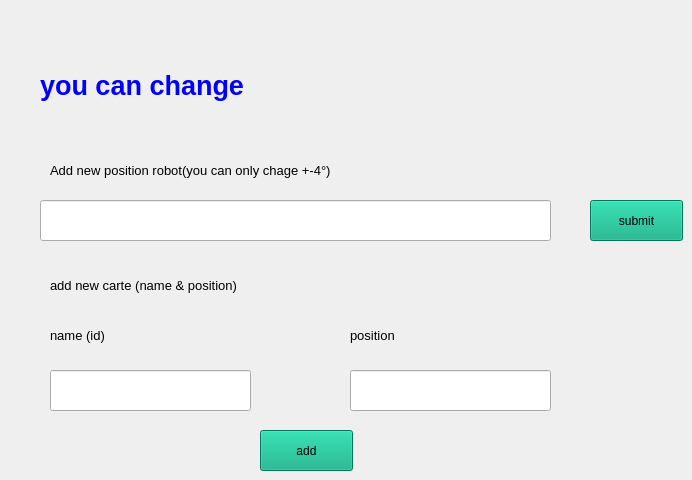
         <widget class="QWidget" name="sitting_page">
          <widget class="QLabel" name="label_25">
           <property name="geometry">
            <rect>
             <x>40</x>
             <y>50</y>
             <width>291</width>
             <height>71</height>
            </rect>
           </property>
           <property name="font">
            <font>
             <pointsize>20</pointsize>
             <weight>75</weight>
             <bold>true</bold>
            </font>
           </property>
           <property name="styleSheet">
            <string notr="true">color: rgb(0, 0, 255);</string>
           </property>
           <property name="text">
            <string>you can change </string>
           </property>
          </widget>
          <widget class="QLabel" name="label_8">
           <property name="geometry">
            <rect>
             <x>50</x>
             <y>155</y>
             <width>481</width>
             <height>31</height>
            </rect>
           </property>
           <property name="font">
            <font>
             <pointsize>10</pointsize>
             <weight>50</weight>
             <bold>false</bold>
            </font>
           </property>
           <property name="text">
            <string>Add new position robot(you can only chage +-4°)</string>
           </property>
          </widget>
          <widget class="QLineEdit" name="posrobot">
           <property name="geometry">
            <rect>
             <x>40</x>
             <y>200</y>
             <width>511</width>
             <height>41</height>
            </rect>
           </property>
          </widget>
          <widget class="QPushButton" name="submit">
           <property name="geometry">
            <rect>
             <x>590</x>
             <y>200</y>
             <width>93</width>
             <height>41</height>
            </rect>
           </property>
           <property name="styleSheet">
            <string notr="true">background-color: rgb(0, 170, 127);</string>
           </property>
           <property name="text">
            <string>submit</string>
           </property>
           <property name="checkable">
            <bool>true</bool>
           </property>
          </widget>
          <widget class="QLineEdit" name="name_id">
           <property name="geometry">
            <rect>
             <x>50</x>
             <y>370</y>
             <width>201</width>
             <height>41</height>
            </rect>
           </property>
          </widget>
          <widget class="QPushButton" name="add">
           <property name="geometry">
            <rect>
             <x>260</x>
             <y>430</y>
             <width>93</width>
             <height>41</height>
            </rect>
           </property>
           <property name="styleSheet">
            <string notr="true">background-color: rgb(0, 170, 127);</string>
           </property>
           <property name="text">
            <string>add</string>
           </property>
           <property name="checkable">
            <bool>true</bool>
           </property>
          </widget>
          <widget class="QLabel" name="label_23">
           <property name="geometry">
            <rect>
             <x>50</x>
             <y>270</y>
             <width>481</width>
             <height>31</height>
            </rect>
           </property>
           <property name="font">
            <font>
             <pointsize>10</pointsize>
             <weight>50</weight>
             <bold>false</bold>
            </font>
           </property>
           <property name="text">
            <string>add new carte (name &amp; position)</string>
           </property>
          </widget>
          <widget class="QLineEdit" name="position_id">
           <property name="geometry">
            <rect>
             <x>350</x>
             <y>370</y>
             <width>201</width>
             <height>41</height>
            </rect>
           </property>
          </widget>
          <widget class="QLabel" name="label_24">
           <property name="geometry">
            <rect>
             <x>50</x>
             <y>320</y>
             <width>141</width>
             <height>31</height>
            </rect>
           </property>
           <property name="font">
            <font>
             <pointsize>10</pointsize>
             <weight>50</weight>
             <bold>false</bold>
            </font>
           </property>
           <property name="text">
            <string>name (id)</string>
           </property>
          </widget>
          <widget class="QLabel" name="label_26">
           <property name="geometry">
            <rect>
             <x>350</x>
             <y>320</y>
             <width>141</width>
             <height>31</height>
            </rect>
           </property>
           <property name="font">
            <font>
             <pointsize>10</pointsize>
             <weight>50</weight>
             <bold>false</bold>
            </font>
           </property>
           <property name="text">
            <string>position</string>
           </property>
          </widget>
         </widget>
